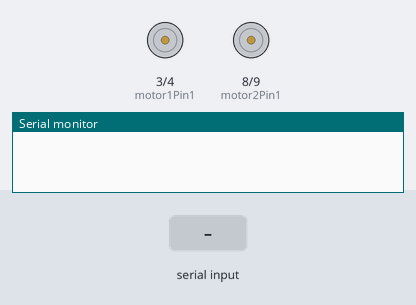
The sketch below on a simulated Arduino Uno, built with avr-gcc and run on an emulated ATmega328P. Parts: motor-driver pin pairs drawn as motors (green arrow = first pin HIGH = forward, orange = second pin HIGH = backward, longer = more drive), the last lines printed to the serial monitor. Inputs (shaded band) come from the test bench.

Above: at 1.2 s.
1.3 s: "1" received over Serial
At 2.0 s:
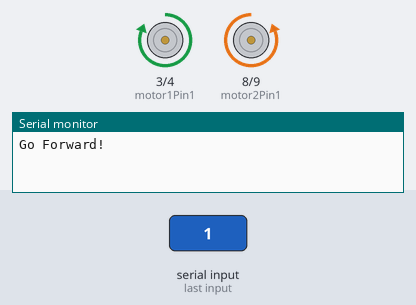
2.8 s: "2" received over Serial
At 3.2 s:
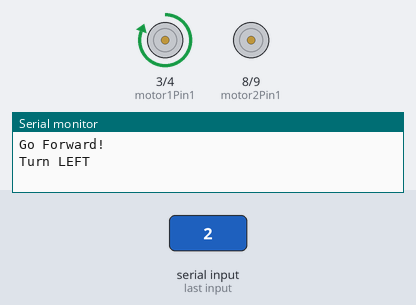
5.8 s: "4" received over Serial
At 6.6 s:
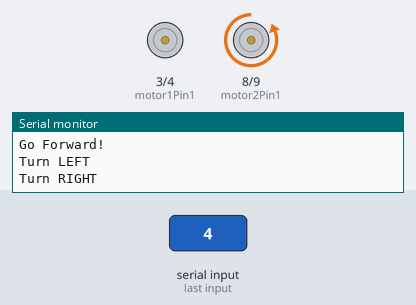
8.8 s: "5" received over Serial
At 10.1 s:
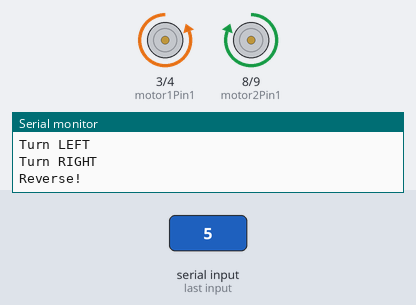
Timing chart, 0 to 11.3 s (numbered marks = the images above; inputs shaded):
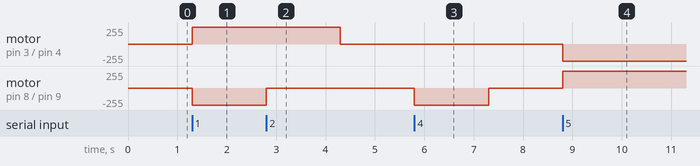

The sketch:

Control_2_DC_Motors_Via_Bluetooth.ino
```cpp
int motor1Pin1 = 3; // pin 2 on L293D IC
int motor1Pin2 = 4; // pin 7 on L293D IC
//int enable1Pin = 6; // pin 1 on L293D IC
int motor2Pin1 = 8; // pin 10 on L293D IC
int motor2Pin2 = 9; // pin 15 on L293D IC
//int enable2Pin = 11; // pin 9 on L293D IC
int state;
int flag = 0; //makes sure that the serial only prints once the state
int stateStop = 0;
void setup()
{
  // sets the pins as outputs:
  pinMode(motor1Pin1, OUTPUT);
  pinMode(motor1Pin2, OUTPUT);
  // pinMode(enable1Pin, OUTPUT);
  pinMode(motor2Pin1, OUTPUT);
  pinMode(motor2Pin2, OUTPUT);
  //pinMode(enable2Pin, OUTPUT);
  // sets enable1Pin and enable2Pin high so that motor can turn on:
  //digitalWrite(enable1Pin, HIGH);
  //digitalWrite(enable2Pin, HIGH);
  // initialize serial communication at 9600 bits per second:
  Serial.begin(9600);
}

void loop()
{
  //if some date is sent, reads it and saves in state
  if (Serial.available() > 0)
  {
    state = Serial.read();
    flag = 0;
  }
  // if the state is '1' the DC motor will go forward
  if (state == '1')
  {
    digitalWrite(motor1Pin1, HIGH);
    digitalWrite(motor1Pin2, LOW);
    digitalWrite(motor2Pin1, LOW);
    digitalWrite(motor2Pin2, HIGH);
    if (flag == 0)
    {
      Serial.println("Go Forward!");
      flag = 1;
    }
  }

  // if the state is '2' the motor will turn left
  else if (state == '2')
  {
    digitalWrite(motor1Pin1, HIGH);
    digitalWrite(motor1Pin2, LOW);
    digitalWrite(motor2Pin1, LOW);
    digitalWrite(motor2Pin2, LOW);
    if (flag == 0)
    {
      Serial.println("Turn LEFT");
      flag = 1;
    }
    delay(1500);
    state = 3;
    stateStop = 1;
  }
  // if the state is '3' the motor will Stop
  else if (state == '3' || stateStop == 1)
  {
    digitalWrite(motor1Pin1, LOW);
    digitalWrite(motor1Pin2, LOW);
    digitalWrite(motor2Pin1, LOW);
    digitalWrite(motor2Pin2, LOW);
    if (flag == 0)
    {
      Serial.println("STOP!");
      flag = 1;
    }
    stateStop = 0;
  }
  // if the state is '4' the motor will turn right
  else if (state == '4')
  {
    digitalWrite(motor1Pin1, LOW);
    digitalWrite(motor1Pin2, LOW);
    digitalWrite(motor2Pin1, LOW);
    digitalWrite(motor2Pin2, HIGH);
    if (flag == 0)
    {
      Serial.println("Turn RIGHT");
      flag = 1;
    }
    delay(1500);
    state = 3;
    stateStop = 1;
  }
  // if the state is '5' the motor will Reverse
  else if (state == '5')
  {
    digitalWrite(motor1Pin1, LOW);
    digitalWrite(motor1Pin2, HIGH);
    digitalWrite(motor2Pin1, HIGH);
    digitalWrite(motor2Pin2, LOW);
    if (flag == 0)
    {
      Serial.println("Reverse!");
      flag = 1;
    }
  }
  //For debugging purpose
  //Serial.println(state);
}
```

Measured:
- after the input at 1.3 s, motor on pin 3 (motor1Pin1) / pin 4 (motor1Pin2): stopped → forward 255/255 at once; motor on pin 8 (motor2Pin1) / pin 9 (motor2Pin2): stopped → backward 255/255 at once
- after the input at 2.8 s, motor on pin 3 (motor1Pin1) / pin 4 (motor1Pin2): forward 255/255 → stopped after 1.5 s; motor on pin 8 (motor2Pin1) / pin 9 (motor2Pin2): backward 255/255 → stopped at once
- after the input at 5.8 s, motor on pin 8 (motor2Pin1) / pin 9 (motor2Pin2): stopped → backward 255/255 at once, → stopped 1.5 s later
- after the input at 8.8 s, motor on pin 3 (motor1Pin1) / pin 4 (motor1Pin2): stopped → backward 255/255 at once; motor on pin 8 (motor2Pin1) / pin 9 (motor2Pin2): stopped → forward 255/255 at once
